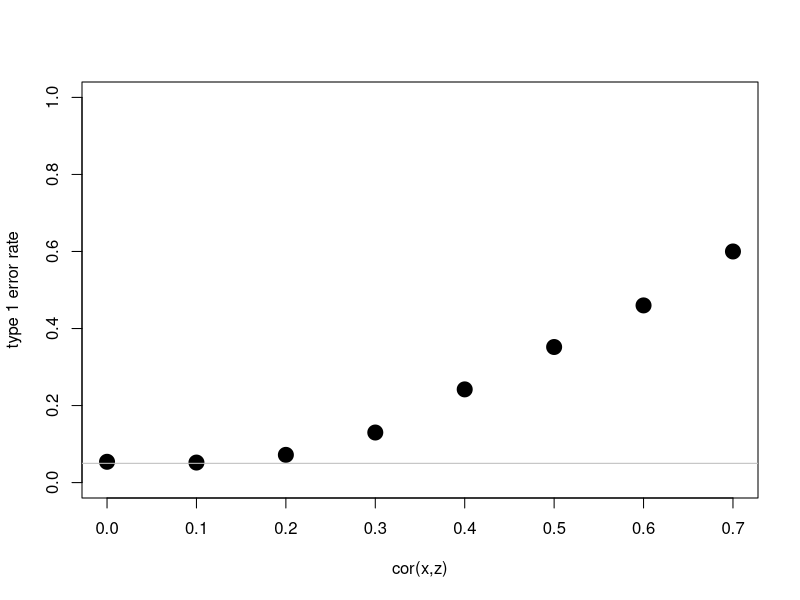
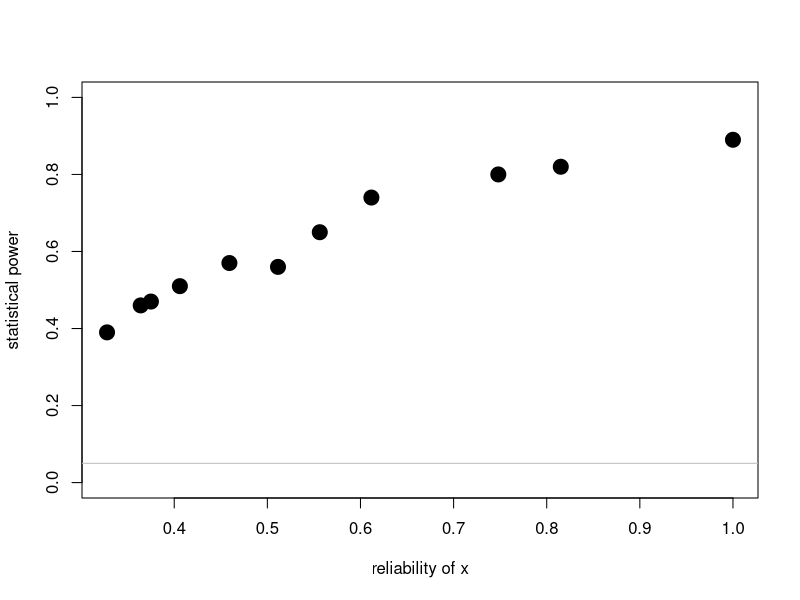

R code for these plots, in order:
##DGM
N<-1000
x<-rnorm(N)
y<-.3*x+rnorm(N)

##DAM
m<-lm(y~x)
summary(m)


######################################################
##What if we start to make changes to the DGM and ask about their relationship to the empirical data?
##We're going to look at power (probability that we correctly reject the null hypothesis)and type 1 error rate (type 1 error: mistaken rejection of actually true null hypothesis) for a few examples

######################################################
##UNOBSERVED CONFOUNDERS
##how does introducing a third variable (with known correlation to x) disrupt power into the DGM but then omitting it (ie it is unobserved) from the DAM?
library(MASS)
N<-1000
b<-0.00 ##important!
mat<-list()
for (rho in seq(0,.7,by=.1)) {
    t1er<-numeric()
    for (i in 1:500) {
        xz<-mvrnorm(N,rep(0,2),Sigma=matrix(c(1,rho,rho,1),2,2))
        x<-xz[,1]
        z<-xz[,2]
        y<-b*x+.1*z+rnorm(N)  ##note that x does not impact y since b=0!
        m<-lm(y~x)
        t1er[i]<-summary(m)$coef[2,4]<.05
    }
    mat[[as.character(rho)]]<-c(rho,mean(t1er))
}
plot(do.call("rbind",mat),xlab="cor(x,z)",ylab="type 1 error rate",pch=19,cex=2,ylim=c(0,1))
abline(h=0.05,col='gray')
##in the above, we see that T1ER increases with rho=cor(x,z).
##that makes sense. z contains information about x due to their correlation and does impact y. if we don't observe z, we might mistakenly think x and y are associated.
##questions to ask: how does the shape of that curve depend upon N? upon the coefficient associated with z in y's assignment? 

######################################################
##MEASUREMENT ERROR IN X
##how does measurement error in X affect statistical power?
library(MASS)
N<-1000
b<-0.1
mat<-list()
for (s2 in seq(0,2,by=.2)) {
    pow<-numeric()
    for (i in 1:100) {
        x0<-rnorm(N)
        y<-b*x0+rnorm(N)
        x<-x0+rnorm(N,sd=sqrt(s2))
        m<-lm(y~x)
        pow[i]<-summary(m)$coef[2,4]<.05
    }
    mat[[as.character(s2)]]<-c(var(x0)/var(x),mean(pow))
}
plot(do.call("rbind",mat),xlab="reliability of x",ylab="statistical power",pch=19,cex=2,ylim=c(0,1))
abline(h=0.05,col='gray')
##as we might have anticipated, power is improved with more reliable measures!.
##you might again wonder how this is impacted by a range of choices we made along the way...
